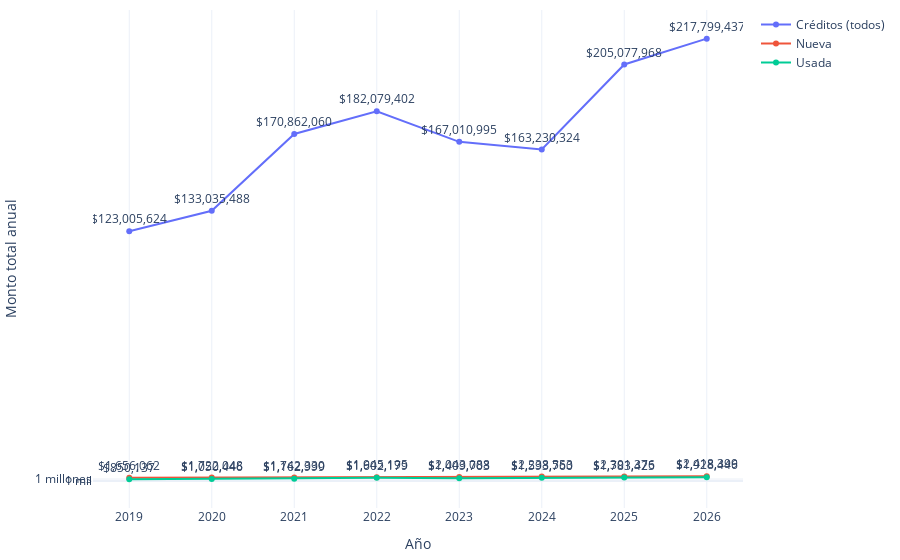

Notebook code cell kept with this figure:
### Code cell
import os
import plotly.graph_objects as go
import plotly.io as pio

# Crear una función para formatear los valores grandes en palabras en español
def formatear_numero(valor):
    if valor >= 1_000_000_000:
        return f'{valor / 1_000_000_000:.0f} mil millones'  # Mil millones
    elif valor >= 1_000_000:
        return f'{valor / 1_000_000:.0f} millones'  # Millones
    elif valor >= 1_000:
        return f'{valor / 1_000:.0f} mil'  # Mil
    else:
        return str(valor)

# Crear la figura
fig = go.Figure()

# Graficar cada modalidad
for modalidad in conteo_pachuca['modalidad'].unique():
    df_modalidad = conteo_pachuca[conteo_pachuca['modalidad'] == modalidad]
    fig.add_trace(go.Scatter(
        x=df_modalidad['año'], 
        y=df_modalidad['montos'], 
        mode='lines+markers+text',  # Mostrar líneas, puntos y texto
        name=modalidad, 
        text=df_modalidad['montos'].apply(lambda x: f'${x:,.0f}'),  # Añadir el texto de los valores formateados
        textposition="top center"  # Posicionar el texto encima de los puntos
    ))

# Configurar el diseño
fig.update_layout(
    xaxis_title="Año",
    yaxis_title="Monto total anual",
    template="plotly_white",
    margin=dict(l=10, r=10, t=10, b=10)
)

# Configurar el eje Y utilizando el formateo personalizado
tickvals = [1_000, 1_000_000, 1_000_000_000,5_000_000_000,10_000_000_000,15_000_000_000,20_000_000_000,25_000_000_000, 30_000_000_000]  # Valores hasta 30 mil millones
ticktext = [formatear_numero(val) for val in tickvals]  # Formatea cada valor en palabras

fig.update_yaxes(
    tickvals=tickvals, 
    ticktext=ticktext
)

# Función para exportar gráfica como archivo HTML
def guardar_grafico_como_html(fig, nombre_archivo, carpeta='assets/graficas'):
    # Crear la carpeta si no existe
    if not os.path.exists(carpeta):
        os.makedirs(carpeta)
    # Guardar la gráfica como archivo HTML en la carpeta especificada
    pio.write_html(fig, os.path.join(carpeta, f'{nombre_archivo}.html'))

# Exportar
guardar_grafico_como_html(fig, 'g_scatt_forecast_credit_total', carpeta='assets/graficas')
fig.show()

### Figure 1 — Plotly figure (JSON) as saved in the notebook; plotly's stock layout.template omitted (floating-point values rounded to 4 significant figures)
{"data": [{"mode": "lines+markers+text", "name": "Créditos (todos)", "text": ["$123,005,624", "$133,035,488", "$170,862,060", "$182,079,402", "$167,010,995", "$163,230,324", "$205,077,968", "$217,799,437"], "textposition": "top center", "type": "scatter", "x": [2019, 2020, 2021, 2022, 2023, 2024, 2025, 2026], "y": [123005624, 133035488, 170862060, 182079402, 167010995, 163230324, 205077968, 217799437]}, {"mode": "lines+markers+text", "name": "Nueva", "text": ["$1,656,062", "$1,722,048", "$1,742,330", "$1,945,195", "$2,043,088", "$2,238,553", "$2,301,376", "$2,418,399"], "textposition": "top center", "type": "scatter", "x": [2019, 2020, 2021, 2022, 2023, 2024, 2025, 2026], "y": [1656062, 1722048, 1742330, 1945195, 2043088, 2238553, 2301376, 2418399]}, {"mode": "lines+markers+text", "name": "Usada", "text": ["$850,137", "$1,050,446", "$1,162,999", "$1,602,179", "$1,409,703", "$1,593,760", "$1,783,425", "$1,928,446"], "textposition": "top center", "type": "scatter", "x": [2019, 2020, 2021, 2022, 2023, 2024, 2025, 2026], "y": [850137, 1050446, 1162999, 1602179, 1409703, 1593760, 1783425, 1928446]}], "layout": {"margin": {"b": 10, "l": 10, "r": 10, "t": 10}, "xaxis": {"title": {"text": "Año"}}, "yaxis": {"ticktext": ["1 mil", "1 millones", "1 mil millones", "5 mil millones", "10 mil millones", "15 mil millones", "20 mil millones", "25 mil millones", "30 mil millones"], "tickvals": [1000, 1000000, 1000000000, 5000000000, 10000000000, 15000000000, 20000000000, 25000000000, 30000000000], "title": {"text": "Monto total anual"}}}}
